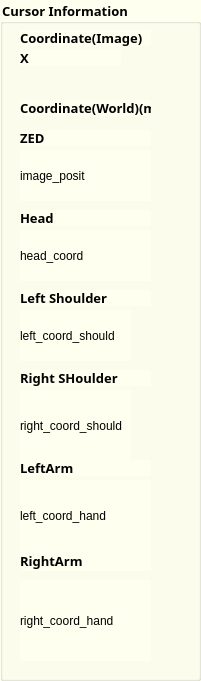
  <widget class="QGroupBox" name="groupBox">
   <property name="geometry">
    <rect>
     <x>20</x>
     <y>10</y>
     <width>201</width>
     <height>681</height>
    </rect>
   </property>
   <property name="font">
    <font>
     <family>微軟正黑體</family>
     <pointsize>10</pointsize>
     <weight>75</weight>
     <bold>true</bold>
    </font>
   </property>
   <property name="styleSheet">
    <string notr="true">background-color: rgb(255, 255, 240);</string>
   </property>
   <property name="title">
    <string>Cursor Information</string>
   </property>
   <widget class="QLabel" name="label">
    <property name="geometry">
     <rect>
      <x>20</x>
      <y>30</y>
      <width>131</width>
      <height>16</height>
     </rect>
    </property>
    <property name="font">
     <font>
      <family>微軟正黑體</family>
      <pointsize>10</pointsize>
      <weight>75</weight>
      <bold>true</bold>
     </font>
    </property>
    <property name="text">
     <string>Coordinate(Image)</string>
    </property>
   </widget>
   <widget class="QLabel" name="label_Coordinate_Image_Value">
    <property name="geometry">
     <rect>
      <x>20</x>
      <y>50</y>
      <width>101</width>
      <height>16</height>
     </rect>
    </property>
    <property name="font">
     <font>
      <family>微軟正黑體</family>
      <pointsize>10</pointsize>
      <weight>75</weight>
      <bold>true</bold>
     </font>
    </property>
    <property name="text">
     <string>X</string>
    </property>
   </widget>
   <widget class="QLabel" name="label_3">
    <property name="geometry">
     <rect>
      <x>20</x>
      <y>100</y>
      <width>131</width>
      <height>16</height>
     </rect>
    </property>
    <property name="font">
     <font>
      <family>微軟正黑體</family>
      <pointsize>10</pointsize>
      <weight>75</weight>
      <bold>true</bold>
     </font>
    </property>
    <property name="text">
     <string>Coordinate(World)(m):</string>
    </property>
   </widget>
   <widget class="QLabel" name="label_Coordinate_World_Value">
    <property name="geometry">
     <rect>
      <x>20</x>
      <y>130</y>
      <width>131</width>
      <height>16</height>
     </rect>
    </property>
    <property name="font">
     <font>
      <family>微軟正黑體</family>
      <pointsize>10</pointsize>
      <weight>75</weight>
      <bold>true</bold>
     </font>
    </property>
    <property name="text">
     <string>ZED</string>
    </property>
   </widget>
   <widget class="QLabel" name="label_headCoordinate">
    <property name="geometry">
     <rect>
      <x>20</x>
      <y>210</y>
      <width>131</width>
      <height>16</height>
     </rect>
    </property>
    <property name="font">
     <font>
      <family>微軟正黑體</family>
      <pointsize>10</pointsize>
      <weight>75</weight>
      <bold>true</bold>
     </font>
    </property>
    <property name="text">
     <string>Head</string>
    </property>
   </widget>
   <widget class="QLabel" name="label_Left_Shoulder_pose">
    <property name="geometry">
     <rect>
      <x>20</x>
      <y>290</y>
      <width>131</width>
      <height>16</height>
     </rect>
    </property>
    <property name="font">
     <font>
      <family>微軟正黑體</family>
      <pointsize>10</pointsize>
      <weight>75</weight>
      <bold>true</bold>
     </font>
    </property>
    <property name="text">
     <string>Left Shoulder</string>
    </property>
   </widget>
   <widget class="QLabel" name="label_Right_Shoulder_pose">
    <property name="geometry">
     <rect>
      <x>20</x>
      <y>370</y>
      <width>131</width>
      <height>16</height>
     </rect>
    </property>
    <property name="font">
     <font>
      <family>微軟正黑體</family>
      <pointsize>10</pointsize>
      <weight>75</weight>
      <bold>true</bold>
     </font>
    </property>
    <property name="text">
     <string>Right SHoulder</string>
    </property>
   </widget>
   <widget class="QLabel" name="label_ArmPos">
    <property name="geometry">
     <rect>
      <x>20</x>
      <y>460</y>
      <width>131</width>
      <height>16</height>
     </rect>
    </property>
    <property name="font">
     <font>
      <family>微軟正黑體</family>
      <pointsize>10</pointsize>
      <weight>75</weight>
      <bold>true</bold>
     </font>
    </property>
    <property name="text">
     <string>LeftArm</string>
    </property>
   </widget>
   <widget class="QLabel" name="label_ArmPosR">
    <property name="geometry">
     <rect>
      <x>20</x>
      <y>550</y>
      <width>131</width>
      <height>21</height>
     </rect>
    </property>
    <property name="font">
     <font>
      <family>微軟正黑體</family>
      <pointsize>10</pointsize>
      <weight>75</weight>
      <bold>true</bold>
     </font>
    </property>
    <property name="text">
     <string>RightArm</string>
    </property>
   </widget>
   <widget class="QLabel" name="label_coord_left_h">
    <property name="geometry">
     <rect>
      <x>20</x>
      <y>480</y>
      <width>131</width>
      <height>71</height>
     </rect>
    </property>
    <property name="text">
     <string>left_coord_hand</string>
    </property>
   </widget>
   <widget class="QLabel" name="label_coord_right_h">
    <property name="geometry">
     <rect>
      <x>20</x>
      <y>580</y>
      <width>131</width>
      <height>81</height>
     </rect>
    </property>
    <property name="text">
     <string>right_coord_hand</string>
    </property>
   </widget>
   <widget class="QLabel" name="label_coord_left_s">
    <property name="geometry">
     <rect>
      <x>20</x>
      <y>310</y>
      <width>111</width>
      <height>51</height>
     </rect>
    </property>
    <property name="text">
     <string>left_coord_should</string>
    </property>
   </widget>
   <widget class="QLabel" name="label_coord_right_s">
    <property name="geometry">
     <rect>
      <x>20</x>
      <y>390</y>
      <width>111</width>
      <height>71</height>
     </rect>
    </property>
    <property name="text">
     <string>right_coord_should</string>
    </property>
   </widget>
   <widget class="QLabel" name="label_coord_head">
    <property name="geometry">
     <rect>
      <x>20</x>
      <y>230</y>
      <width>131</width>
      <height>51</height>
     </rect>
    </property>
    <property name="text">
     <string>head_coord</string>
    </property>
   </widget>
   <widget class="QLabel" name="label_image_posit">
    <property name="geometry">
     <rect>
      <x>20</x>
      <y>150</y>
      <width>131</width>
      <height>51</height>
     </rect>
    </property>
    <property name="text">
     <string>image_posit</string>
    </property>
   </widget>
  </widget>
